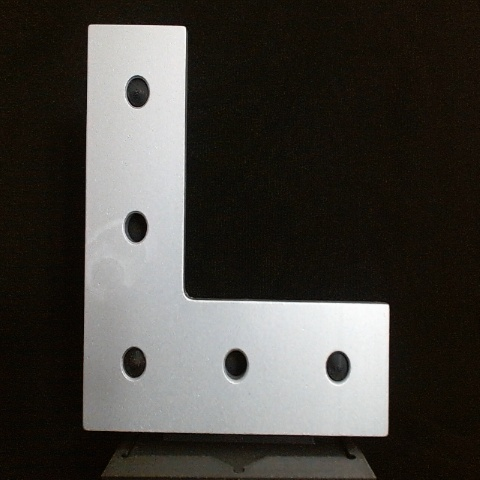
#> input picture pres_good.jpg, 480 x 480 px
$ python missing_feature.py
#> lines starting #> are read from the running program, lines starting #| are printed output that depends on the picture; after the words box and inside, x2 and y2 are one past the last pixel; in counts of white or black regions, pixels touching at a corner belong together
import cv2
import numpy as np
import matplotlib.pyplot as plt

# 1) Load the image
image = cv2.imread("pres_good.jpg")
#> image is the input picture: shape (480, 480, 3); mean B, G, R 62.1, 66.8, 69.5

if image is None:
    raise FileNotFoundError("image.jpg not found in the current directory.")

# Convert to grayscale
gray = cv2.cvtColor(image, cv2.COLOR_BGR2GRAY)

# 2) Binarization (Otsu thresholding)
_, binarized = cv2.threshold(gray, 0, 1, cv2.THRESH_BINARY + cv2.THRESH_OTSU)
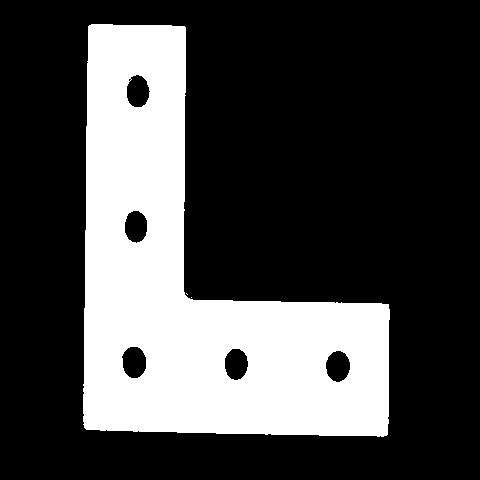
#> binarized: shape (480, 480); values 0 (black) and 1 (white), 28.1% white; 3 white regions (2 under 20 px), largest, box (x1, y1, x2, y2) and area: (83, 24, 390, 437) 64780

# 3) Create white 5x5 mask
kernel = np.ones((5, 5), dtype=np.uint8)

# 4) Erode the binarized image
# OpenCV expects values 0–255, so temporarily scale
binarized_255 = (binarized * 255).astype(np.uint8)
eroded = cv2.erode(binarized_255, kernel, iterations=1)
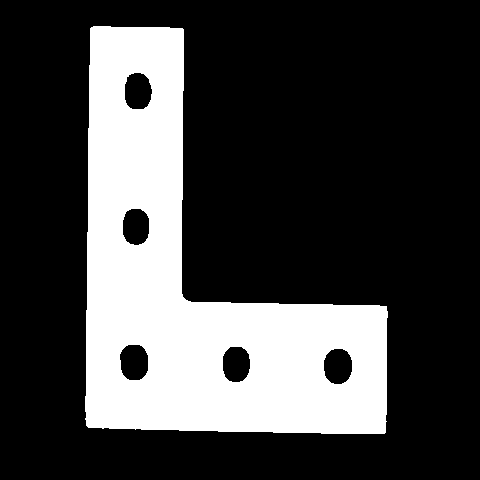
#> eroded: shape (480, 480); 26.3% white; 1 white region, box (x1, y1, x2, y2) and area: (85, 26, 388, 434) 60698

# Convert back to 0/1
eroded_binary = (eroded > 0).astype(np.uint8)

# 5) Highlight pixel (240,240)
highlight_image = cv2.cvtColor(eroded_binary * 255, cv2.COLOR_GRAY2BGR)

rows = [ 91, 226, 361, 364, 367]
cols = [138, 136, 134, 236, 338]
pixel_values = []

row = 367
col = 338

for i in range(len(rows)):
    highlight_image[rows[i], cols[i]] = [0, 0, 255]  # red in BGR
    pixel_values.append(eroded_binary[rows[i], cols[i]])
#> highlight_image: shape (480, 480, 3); mean B, G, R 67.2, 67.2, 67.2
#> after the loop, pixel_values = [0, 0, 0, 0, 0]

# Output pixel value to console
for i in range(len(pixel_values)):
    if pixel_values[i] is not None:
        print(f"Pixel value at ({rows[i]},{cols[i]}): {pixel_values[i]}")
#> this loop made 5 passes
#| Pixel value at (91,138): 0
#| Pixel value at (226,136): 0
#| Pixel value at (361,134): 0
#| Pixel value at (364,236): 0
#| Pixel value at (367,338): 0

if any(pixel_values):
    print("Part has missing feature and is therefore defective.")
else:
    print("Part has no missing feature and may be good.")

# Convert original for display
image_rgb = cv2.cvtColor(image, cv2.COLOR_BGR2RGB)
highlight_rgb = cv2.cvtColor(highlight_image, cv2.COLOR_BGR2RGB)

# Display results
plt.figure(figsize=(21, 6))

plt.subplot(1, 4, 1)
plt.imshow(image_rgb)
plt.title("Original Image")
plt.axis("off")

plt.subplot(1, 4, 2)
plt.imshow(binarized, cmap="gray")
plt.title("Binarized Image")
plt.axis("off")

plt.subplot(1, 4, 3)
plt.imshow(eroded_binary, cmap="gray")
plt.title("Eroded Binarized Image")
plt.axis("off")

plt.subplot(1, 4, 4)
plt.imshow(highlight_rgb)
plt.title("Select Locations Highlighted")
plt.axis("off")

plt.tight_layout()
plt.show()
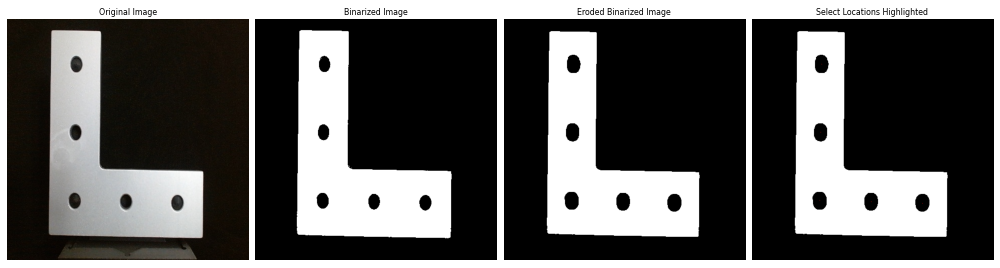
#> figure drawn by matplotlib, 4 panels

$ run again, with part12.jpg copied over pres_good.jpg
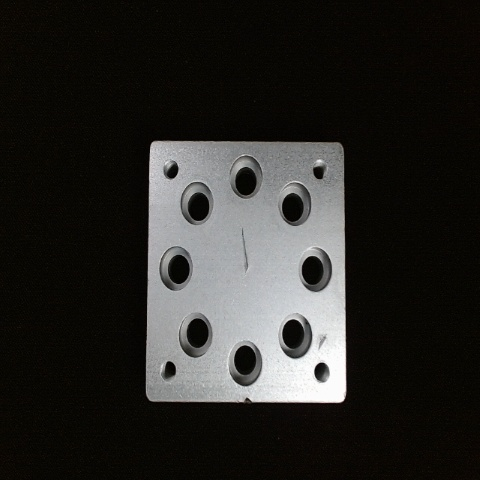
#> input picture part12.jpg, 480 x 480 px
#> image is the input picture: shape (480, 480, 3); mean B, G, R 37.3, 40.2, 41.1
#> `_, binarized = cv2.threshold(gray, 0, 1, cv2.THRESH_BINARY + cv2.THRES..`:
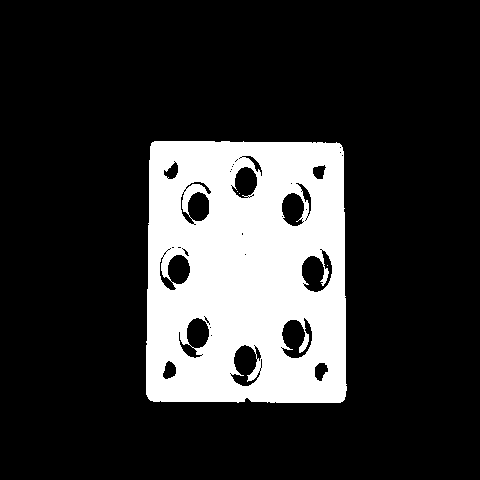
#> binarized: shape (480, 480); values 0 (black) and 1 (white), 19.6% white; 4 white regions (3 under 20 px), largest, box (x1, y1, x2, y2) and area: (146, 141, 347, 403) 45091
#> eroded: shape (480, 480); 16.7% white; 10 white regions (7 under 20 px), largest, box (x1, y1, x2, y2) and area: (148, 143, 345, 401) 38391, (163, 250, 182, 275) 85, (184, 186, 203, 210) 82
#> after the loop `for i in range(len(rows)):`: pixel_values = [0, 0, 0, 0, 1]
#> the loop `for i in range(len(pixel_values)):` made 5 passes
#| Pixel value at (91,138): 0
#| Pixel value at (226,136): 0
#| Pixel value at (361,134): 0
#| Pixel value at (364,236): 0
#| Pixel value at (367,338): 1
#> `plt.show()`:
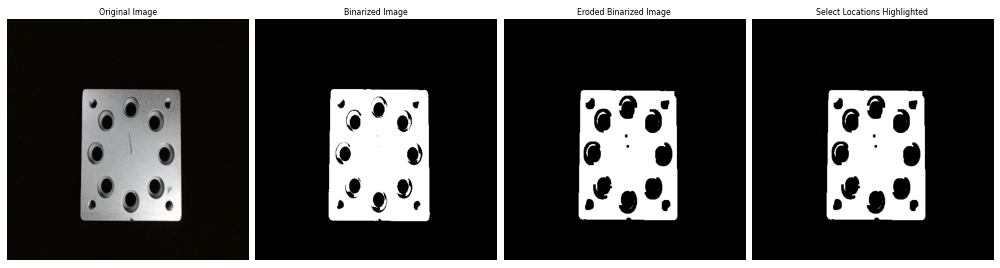
#> figure drawn by matplotlib, 4 panels
